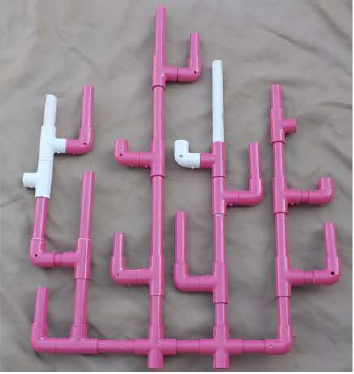
#> input picture after.PNG, 354 x 374 px, found by its file name
$ python code_part_2.py
#> lines starting #> are read from the running program, lines starting #| are printed output that depends on the picture; after the words box and inside, x2 and y2 are one past the last pixel; in counts of white or black regions, pixels touching at a corner belong together
######### code part 2 ##########
######### getting the images with the spicified colors(pink-white)######

import cv2
import numpy as np
from matplotlib import pyplot as plt

before = cv2.imread('after.png')
#> before is the input picture: shape (374, 354, 3); mean B, G, R 144.6, 131.8, 153.8
after = cv2.imread('after2.png')
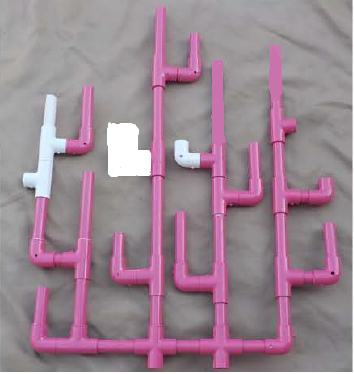
#> input picture after2.png, 354 x 374 px
#> after is the input picture: shape (374, 354, 3); mean B, G, R 146, 132.9, 155.4

# before = cv2.bilateralFilter(before,9,75,75)
# after = cv2.bilateralFilter(after,9,75,75)

before = cv2.GaussianBlur(before,(5,5),0)
after = cv2.GaussianBlur(after,(5,5),0)


hsv_frame1 = cv2.cvtColor(before, cv2.COLOR_BGR2HSV)
#> hsv_frame1: shape (374, 354, 3); mean H, S, V 134.7, 35.2, 154.5
hsv_frame2 = cv2.cvtColor(after, cv2.COLOR_BGR2HSV)
#> hsv_frame2: shape (374, 354, 3); mean H, S, V 133.5, 35.4, 155.9

# Pink color
low_pink = np.array([125, 100, 30])
high_pink = np.array([179, 255, 255])


low_white = np.array([0,0,168], dtype=np.uint8)
high_white = np.array([110,111,255], dtype=np.uint8)

# Threshold the HSV image to get only pink and white colors
# Bitwise-AND mask and original image
##pink
pink_mask1 = cv2.inRange(hsv_frame1, low_pink, high_pink)
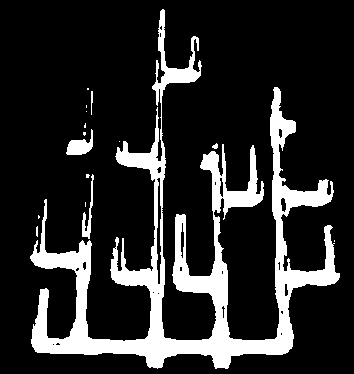
#> pink_mask1: shape (374, 354); 16.5% white; 16 white regions (10 under 20 px), largest, box (x1, y1, x2, y2) and area: (30, 9, 340, 369) 21132, (66, 129, 93, 155) 357, (82, 174, 94, 239) 247, (91, 91, 93, 115) 36, (212, 143, 218, 149) 24, (36, 226, 38, 237) 20
pink_mask2= cv2.inRange(hsv_frame2, low_pink, high_pink)
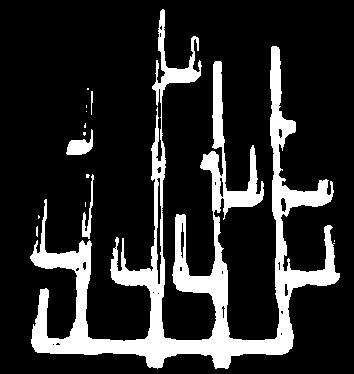
#> pink_mask2: shape (374, 354); 17% white; 14 white regions (9 under 20 px), largest, box (x1, y1, x2, y2) and area: (30, 9, 340, 369) 21815, (66, 129, 93, 155) 357, (82, 174, 94, 239) 247, (91, 91, 93, 115) 36, (36, 226, 38, 237) 20
##white
white_mask1 = cv2.inRange(hsv_frame1, low_white, high_white)
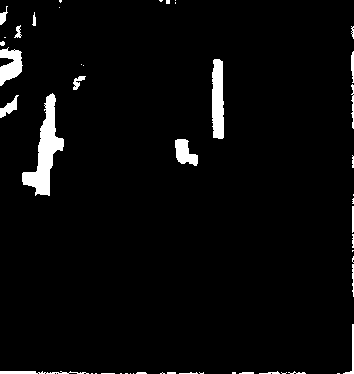
#> white_mask1: shape (374, 354); 3.6% white; 50 white regions (26 under 20 px), largest, box (x1, y1, x2, y2) and area: (22, 93, 64, 196) 1645, (212, 59, 224, 139) 859, (0, 47, 23, 86) 557
white_mask2 = cv2.inRange(hsv_frame2, low_white, high_white)
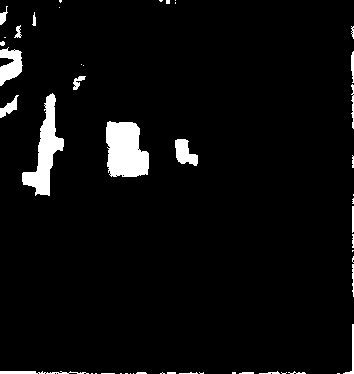
#> white_mask2: shape (374, 354); 4.4% white; 50 white regions (26 under 20 px), largest, box (x1, y1, x2, y2) and area: (106, 121, 149, 177) 1943, (22, 93, 64, 196) 1645, (0, 47, 23, 86) 557


res1= cv2.bitwise_and(before,before, mask= pink_mask1)
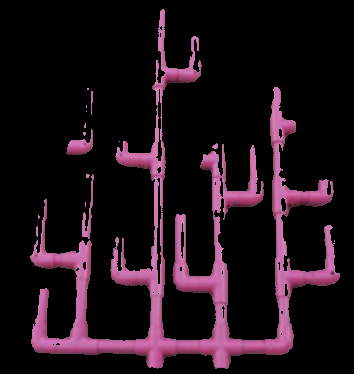
#> res1: shape (374, 354, 3); mean B, G, R 24.4, 16.1, 30.1
res2 = cv2.bitwise_and(after,after, mask= pink_mask2)
res3= cv2.bitwise_and(before, before, mask=white_mask1)
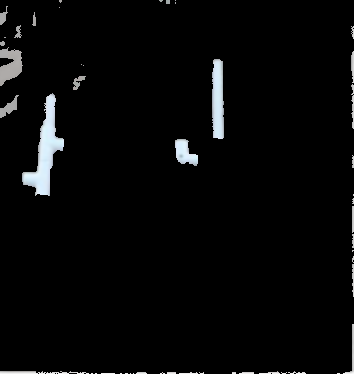
#> res3: shape (374, 354, 3); mean B, G, R 7.8, 7.6, 7.2
res4= cv2.bitwise_and(after, after, mask=white_mask2)

r,g,b=res4[151 ,  236]
#> r = 0; g = 0; b = 0
print(r,g,b)
#| 0 0 0
cv2.imshow("pink_b",  res1)
cv2.imshow("pink_a",  res2)
cv2.imshow("white_b", res3)
cv2.imshow("white_a", res4)

cv2.imwrite('pink_b.png', res1)
cv2.imwrite('pink_a.png', res2)
cv2.imwrite('white_b.png',res3)
cv2.imwrite('white_a.png',res4)

cv2.waitKey(0)
# [59 lines of commented-out code are left out]
